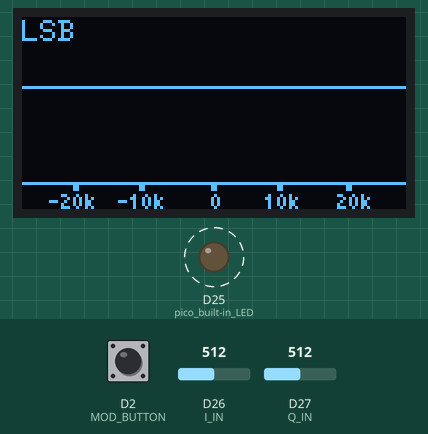
Bench run of a sketch on a simulated Arduino Due. Shown: 128×64 one-colour display, output pins drawn as LEDs (lit = HIGH). Dashed ring = blinking. The test bench sets the inputs (shaded band); at power-on: D2 (MOD_BUTTON) HIGH, D26 (I_IN) = 512, D27 (Q_IN) = 512 (analog values on the 0–1023 scale). What the sketch prints to the serial monitor is not drawn.

Above: at 2.2 s.
2.3 s: D2 (MOD_BUTTON) pulled LOW for 3.2 s
At 5.78 s:
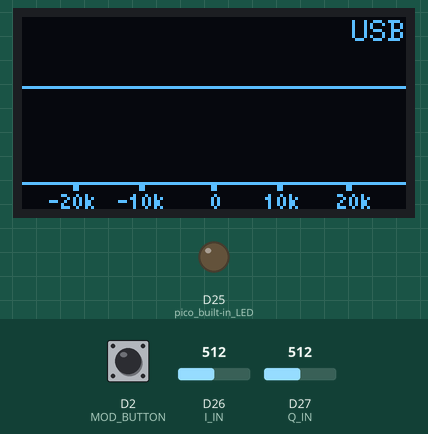
6.1 s: D26 (I_IN) set to 306
At 6.47 s:
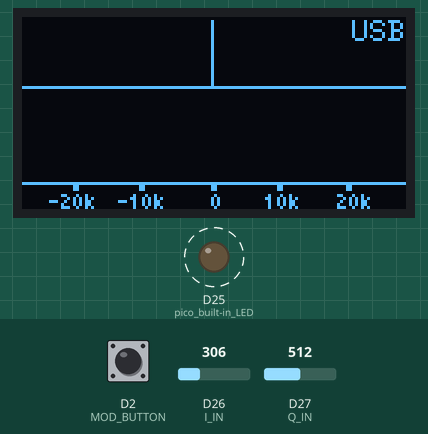
7.8 s: D27 (Q_IN) set to 716
At 8.03 s:
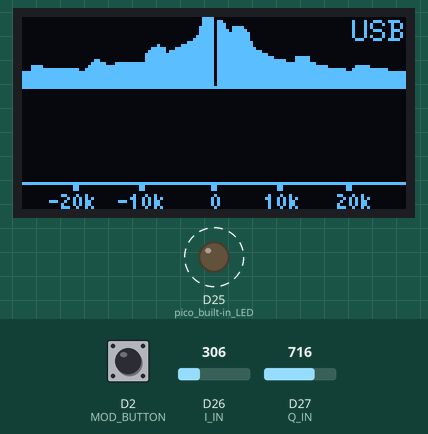
9.4 s: D2 (MOD_BUTTON) pulled LOW for 0.15 s
At 9.82 s:
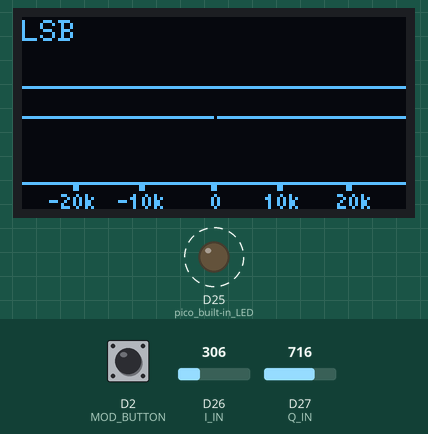
10.1 s: D26 (I_IN) set to 118
At 10.36 s:
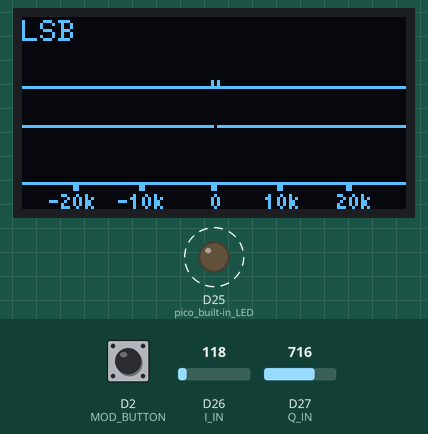
11.7 s: D27 (Q_IN) set to 122
At 14.25 s:
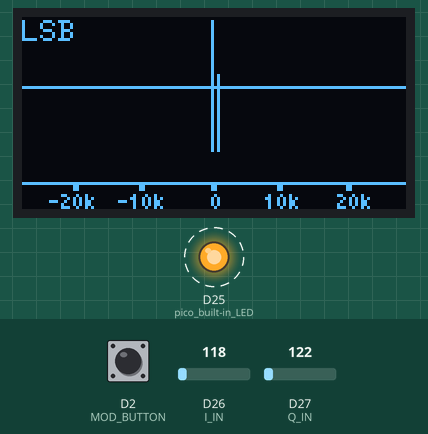
Timing chart, 0 to 14.3 s (numbered marks = the images above; inputs shaded):
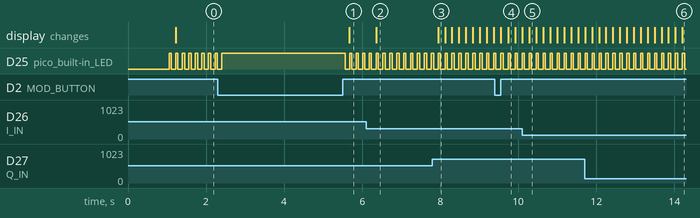

The sketch:

pico_BandScope_WaterFal_v1_128x64.ino
```cpp
/*
  OLED 128x64 Bandscope Waterfall JR3XNW 2023/6/10
  Library to add
  arduinoFFT.h
  Wire.h
  U8g2lib.h
*/

#include <U8g2lib.h>  // This is for controlling the OLED display
#include <Wire.h>  // This library is needed for I2C communication, which is used by the OLED display
#include "arduinoFFT.h"  // This library is used to perform Fast Fourier Transform

//////////////////////////////////////////
//   Global Variables and Definitions   //
//////////////////////////////////////////
#define I_IN 26  // Analog Input pin for I (in-phase)
#define Q_IN 27  // Analog Input pin for Q (quadrature)
#define MOD_BUTTON 2  // Pin for the mode switch button
#define PX1 63  // The X coordinate where the display starts
#define PY1 23  // The Y coordinate where the spectrum display ends
#define PY2 56  // The Y coordinate where the waterfall display ends
#define SAMPLES 256  // The number of samples to take for the FFT. This should be a power of 2.
#define WFrow 12  // Number of rows in the waterfall display
#define SCREEN_WIDTH 128  // Width of the OLED display
#define SCREEN_HEIGHT 32  // Height of the OLED display
#define SAMPLING_FREQUENCY 50000  // Maximum frequency that can be captured
#define THRESHOLD 2  // Threshold for the waterfall display
#define HISTORY_LENGTH SCREEN_HEIGHT  // The number of previous FFT results to keep for the waterfall display

int mod = 0;  // The mode. 0 for LSB and 1 for USB

double vReal[SAMPLES];  // Array to hold the real part of the complex numbers for FFT
double vImag[SAMPLES];  // Array to hold the imaginary part of the complex numbers for FFT

double history[HISTORY_LENGTH][SAMPLES];  // Array to hold the history of FFT results
int historyIndex = 0;  // Index of the current FFT result in the history

U8G2_SSD1306_128X64_NONAME_F_HW_I2C u8g2(U8G2_R0, /* reset=*/U8X8_PIN_NONE);  // Object for controlling the OLED display
arduinoFFT FFT = arduinoFFT();  // Object for performing FFT

////////////////////////////
//          setup          //
////////////////////////////
void setup() {
  pinMode(25, OUTPUT);      // pico built-in LED
  pinMode(MOD_BUTTON,INPUT_PULLUP); //MODE_SWITCHING Set to input and pull-up
  Serial.begin(115200);

  analogReadResolution(12);  // Set ADC full scale to 12 bits
  u8g2.begin();
  u8g2.setFont(u8g2_font_6x10_tf);
  u8g2.setDrawColor(1);
  u8g2.setFontPosTop();  // The upper left corner is used as the character position reference.
  u8g2.clearBuffer();
  u8g2.drawStr(40, 0, "BandScope");
  u8g2.drawStr(25, 10, "Waterfall v0.1");
  u8g2.drawStr(45, 20, "JR3XNW");
  u8g2.sendBuffer();
  delay(1000);

}

//////////////////////////////
//           loop           //
//////////////////////////////
void loop() {
    digitalWrite(25, HIGH);  // Built-in LED lights up during sampling
    if(digitalRead(MOD_BUTTON) == LOW){Mod_Stp();} //When MOD_BUTTON is pressed, change mode

    /*SAMPLING*/
    if ( mod == 0 ) {
      for(int i=0; i<SAMPLES; i++)
      {
        vReal[i] = (analogRead(I_IN) - 2048) * 3.3 / 4096.0;  //Arduinoは「0」。
        vImag[i] = (analogRead(Q_IN) - 2048) * 3.3 / 4096.0;  //
      }
      digitalWrite(25, LOW);
    } else {
      for(int i=0; i<SAMPLES; i++)
      {
        vReal[i] = (analogRead(Q_IN) - 2048) * 3.3 / 4096.0;  //Arduinoは「0」。
        vImag[i] = (analogRead(I_IN) - 2048) * 3.3 / 4096.0;  //
      }
      digitalWrite(25, LOW);
    }

    /*FFT*/
    FFT.Windowing(vReal, SAMPLES, FFT_WIN_TYP_HAMMING, FFT_FORWARD);
    FFT.Windowing(vImag, SAMPLES, FFT_WIN_TYP_HAMMING, FFT_FORWARD);
    FFT.Compute(vReal, vImag, SAMPLES, FFT_REVERSE);
    FFT.ComplexToMagnitude(vReal, vImag, SAMPLES);

    u8g2.clearBuffer();  // Screen buffer clear
    showScope();  // Spectrum Display
    displayWaterfall();
    showGraphics();  // Scale line and other indications
    show_mod();  //mode
    u8g2.sendBuffer();  //

    delay(1);  //Repeat the process every second OR:

}

//////////////////////////////////////////
//  Processing when STEP SW is pressed  //
//////////////////////////////////////////
void Mod_Stp()
{
  if(mod == 0){
    mod = 1;
  }
  else{
    mod = 0;
  }
  delay(10);
  //Step_Disp(STEP);
  while(digitalRead(MOD_BUTTON) == LOW){
    delay(10);
  }
}

//////////////////////////////
//    Band scope display    //
//////////////////////////////
void showScope() {  // Spectrum Display
  int d, d1, d2;

  for (int xi = 1; xi < 64; xi++) {  // Positive frequency spectrum display
      d1 = barLength(vReal[xi*2]);
      d2 = barLength(vImag[xi*2+1]);
    d = sqrt(d1 * d1 + d2 * d2);
    u8g2.drawVLine(xi + 64 , PY1 - d, d);
  }
  for (int xi = 64; xi < 128; xi++) { // Negative frequency spectrum display
      d1 = barLength(vReal[xi*2]);
      d2 = barLength(vImag[xi*2+1]);
    d = sqrt(d1 * d1 + d2 * d2);
    u8g2.drawVLine(xi - 64 , PY1 - d, d);
  }
}

///////////////////////////////
//     LSB/USB switching     //
///////////////////////////////
void show_mod() {  // Spectrum Display
  u8g2.setFont(u8g2_font_6x10_tf);
  //u8g2.setFont(u8g2_font_micro_tr);  // Small font(3x5)
  if ( mod == 0 ){
    u8g2.drawStr(0, 0, "LSB");       //
  } else {
    u8g2.drawStr(110, 0, "USB");       //
  }
}

////////////////////////////
//      Graph Length      //
////////////////////////////
int barLength(double d) {  // Calculate the length of the graph
  float fy;
  int y;

  fy = 14.0 * (log10(d) + 3.3);  //3.3 14
  y = fy;
  y = constrain(y, 0, 22);  // Cut off upper and lower limits

  /*For Test*/
  Serial.print(d, 4);
  Serial.print(", ");
  Serial.print(fy);
  Serial.print(", ");
  Serial.println(y);

  return y;
}

//////////////////////////////
//        Water fall        //
//////////////////////////////
void displayWaterfall() {
  // Calculate the magnitudes of the FFT results
  for (int xi = 0; xi < SAMPLES; xi++) {
    double d1 = barLength(vReal[xi]);
    double d2 = barLength(vImag[xi]);
    double d = sqrt(d1 * d1 + d2 * d2);
    // Store the FFT results into the history array
    if(xi < SAMPLES/2){
      history[historyIndex][xi + SAMPLES / 2] = d;
    }else{
      history[historyIndex][xi - SAMPLES / 2] = d;
    }
  }

  // Increment the history index, looping back to 0 if it reaches the end of the array
  historyIndex = (historyIndex + 1) % HISTORY_LENGTH;

  // Draw the history
  for (int y = 0; y < HISTORY_LENGTH; y++) {
    for (int x = 0; x < SCREEN_WIDTH; x++) {
      // Skip drawing the pixel at the center of the screen (0 Hz frequency)
      if (x == SCREEN_WIDTH / 2) continue;
      // Retrieve the FFT magnitude from the history
      double magnitude = history[(historyIndex + y) % HISTORY_LENGTH][x * (SAMPLES / SCREEN_WIDTH)];
      // If the magnitude is above the threshold, draw a pixel
      if (magnitude > THRESHOLD) {
        u8g2.drawPixel(x, (SCREEN_HEIGHT + 23) - y - 1);
      }
    }
  }
}

////////////////////////////////
//      on-screen display     //
////////////////////////////////
void showGraphics() {  // Modifying Graphs
  // area demarcation line
  //u8g2.drawHLine(0, PY1, 128);  // lower end of the spectrum
  u8g2.drawHLine(0, 23, 128);  // Lower end line for waterfall 55
  u8g2.drawHLine(0, 55, 128);  // Lower end line for waterfall 55
  //u8g2.drawFrame(0, 0, 128, 13);
  //u8g2.drawLine(63, 0, 63, 13);

  // Frequency scale (horizontal axis)
  u8g2.drawBox(PX1 - 24, PY2, 2, 2);  // Positive Frequency 10kscale
  u8g2.drawBox(PX1 - 46, PY2, 2, 2);  // Positive Frequency 20kscale

  u8g2.drawBox(PX1, PY2, 2, 2);       // Negative frequency 0kscale
  u8g2.drawBox(PX1 + 22, PY2, 2, 2);  // Negative frequency 10kscale
  u8g2.drawBox(PX1 + 45, PY2, 2, 2);  // Negative frequency 20kscale

  u8g2.setFont(u8g2_font_micro_tr);  // Small font(3x5)
  u8g2.drawStr(9, 58, "-20k");       // Negative frequency display 58 26
  u8g2.drawStr(32, 58, "-10k");

  u8g2.drawStr(63, 58, "0");  // Positive Frequency
  u8g2.drawStr(81, 58, "10k");
  u8g2.drawStr(105, 58, "20k");

}
```

Measured:
- after the input at 2.3 s, the display: changes after 3.4 s (image 1)
- after the input at 6.1 s, the display: changes after 0.26 s (image 2)
- after the input at 7.8 s, the display: changes after 0.15 s (image 3)
- after the input at 9.4 s, the display: first differs from a run without the input after 0.34 s (image 4)
- by itself, D25 (pico_built-in_LED): repeats every 0.17 s: LOW 0.11 s, HIGH 0.06 s
